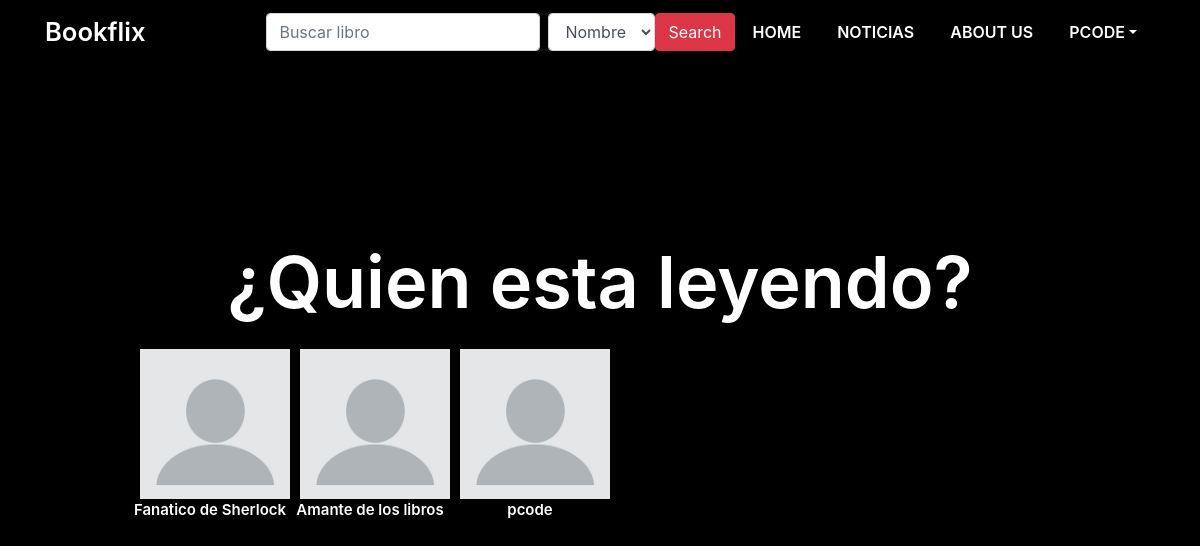
Before: /change_profile/ (signed in) with the older database file.
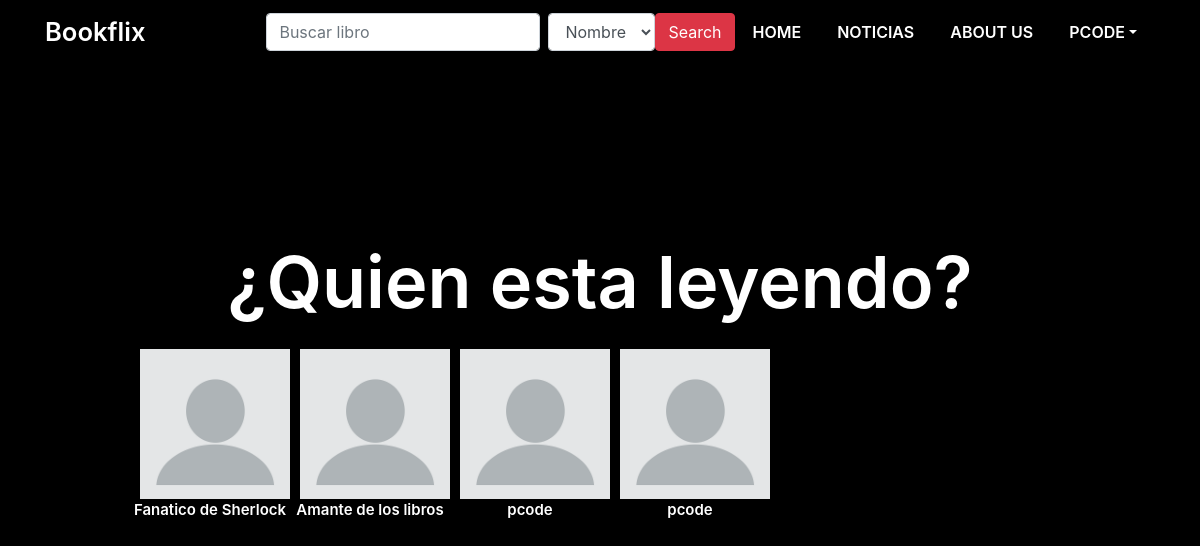
After: the same page with the newer database file.
### gestion_usuario/models.py (models this page shows, shortened)
class Profile(models.Model):
    user = models.ForeignKey(User, on_delete=models.CASCADE, null=True)
    fecha_nacimiento = models.DateField(null=True, blank=True)
    nickname = models.CharField(blank=False, max_length=50, null=True,)
    soyPrincipal = models.BooleanField(default=False)
    foto = models.ImageField(upload_to='static/foto_perfil',null=True, blank=True,default='static/foto_perfil/default.jpg')

### gestion_usuario/views.py (the view)
# urls.py: path('change_profile/', change_profile_view),
@login_required
def change_profile_view(request):
    perfiles = Profile.objects.filter(user=request.user)
    context = {"estoy_en_home": True, "perfiles": perfiles}
    return render(request, "gestion_usuario/change_profile.html", context)

### templates/gestion_usuario/change_profile.html (shortened to what this page needs)
{% extends "padre.html" %}
{% load static %}
{% block content %}
<body id="page-top">
	<div id="home" class="intro route bg-image padre" style="background-color: black;">
		<div class="intro-content display-table">
			<div class="table-cell">
				<div class="container">
					<h1 class="intro-title mb-4">¿Quien esta leyendo?</h1>
					<div class="row intro-title mb-4 " style="margin-left: 85px;" >
						{% for perfil in perfiles %}
						<div  class="column">
							<a href="/change_profile/{{perfil.id}}"><img style="margin-left: 10px;"
									src="../{{perfil.foto}}"  alt="" weight="150" height="150"></a>
							<p style="font-size: 15px;">{{perfil.nickname}}</p>
						</div>
						{% endfor %}
					</div>
				</div>
			</div>
		</div>
	</div>
	{% endblock %}

### templates/padre.html (shortened to what this page needs)
{% load static %}
<!DOCTYPE html>
<html lang="en">
<head>
  {% load bootstrap4 %}
  {% bootstrap_css %}
 <link rel="stylesheet" href="{% static 'css/comentario.css' %}">
  <link href="{% static 'lib/bootstrap/css/bootstrap.min.css' %}" rel="stylesheet">
  <link href="{% static 'lib/font-awesome/css/font-awesome.min.css' %}" rel="stylesheet">
  <link href="{% static 'lib/animate/animate.min.css' %}" rel="stylesheet">
  <link href="{% static 'lib/ionicons/css/ionicons.min.css' %}" rel="stylesheet">
  <link href="{% static 'lib/owlcarousel/assets/owl.carousel.min.css' %}" rel="stylesheet">
  <link href="{% static 'lib/lightbox/css/lightbox.min.css' %}" rel="stylesheet">
  <link href="{% static 'css/style.css' %}" rel="stylesheet">
</head>
{% include "barra.html" %}
{% block content %}
{% endblock %}
</body>
</html>

### templates/barra.html (shortened to what this page needs)
{% load static %}
{% load bootstrap4 %}
{% bootstrap_css %}
<header>
  <body id="page-top">
    <nav class="navbar-expand-md  navbar navbar-b navbar-trans navbar-expand-md fixed-top" id="mainNav">
      <div class="container">
        <a class="navbar-brand js-scroll" href="/">Bookflix</a>
        <div class="navbar-collapse collapse justify-content-end" colo id="navbarDefault" >
          {% if user.is_authenticated %}
          <form   class="form-inline"  action="{% url 'search' %}" method="get" class="form-inline">
            <input  id="id_search" class="form-control mr-sm-2 input-sm" name="q" type="text" name="q" placeholder="Buscar libro" value="{{ request.GET.q }}" class="form-control">
            <select id="filter_field" name="filter" class="form-control ">
                <option value="nombre">Nombre</option>
            </select>
            <input type="submit" value="Search" class="btn btn-danger">
          </form>
          {% endif %}
          <ul class="navbar-nav">
            <li class="nav-item">
              <a class="nav-link js-scroll active" href="/">Home</a>
            </li>
            <li class="nav-item">
              <a class="nav-link js-scroll" href="/news">Noticias</a>
            </li>
            <li class="nav-item">
              <a class="nav-link js-scroll" href="/#contact">About us</a>
            </li>
            {% if not user.is_authenticated %}
            <li class="nav-item">
              <a class="nav-link js-scroll" href="/login">login</a>
            </li>
            <li class="nav-item">
              <a class="nav-link js-scroll" href="/register">Registrarse</a>
            </li>
            {% else %}
            <ul class="nav navbar-nav ml-auto">
              <li class="nav-item dropdown">
                <a href="#" class="nav-link dropdown-toggle" data-toggle="dropdown">{{request.session.nickname}}</a>
              </li>
            </ul>
            {% endif %}
        </div>
    </nav>
</header>

### static/css/style.css (style rules this page uses)
h1, h2, h3, h4, h5, h6 { color: #1e1e1e; }
a { color: #1e1e1e; transition: all 0.5s ease-in-out; }
.bg-image { background-repeat: no-repeat; background-attachment: fixed; background-size: cover; background-position: center center; }
.display-table { width: 100%; height: 100%; display: table; }
.table-cell { display: table-cell; vertical-align: middle; }
.navbar-b { transition: all .5s ease-in-out; background-color: transparent; padding-top: 1.563rem; padding-bottom: 1.563rem; }
.navbar-b.navbar-trans .nav-item, .navbar-b.navbar-reduce .nav-item { position: relative; padding-right: 10px; padding-left: 0; }
.navbar-b.navbar-trans .nav-link, .navbar-b.navbar-reduce .nav-link { color: #fff; text-transform: uppercase; font-weight: 600; }
.navbar-b.navbar-trans .nav-link:before, .navbar-b.navbar-reduce .nav-link:before { content: ''; position: absolute; margin-left: 0px; width: 0%; bottom: 0; left: 0; height: 2px; transition: all 500ms ease; }
.navbar-b.navbar-trans .nav-link:before { background-color: #fff; }
.navbar-b .navbar-brand { color: #fff; font-size: 1.6rem; font-weight: 600; }
.intro { height: 100vh; position: relative; color: #fff; }
.intro .intro-content { text-align: center; position: absolute; }
.intro .intro-title { color: #fff; font-weight: 600; font-size: 3rem; }
@media (min-width: 768px) { .navbar-b.navbar-trans .nav-item, .navbar-b.navbar-reduce .nav-item { padding-left: 10px; } }
@media (min-width: 768px) { .navbar-b.navbar-trans .nav-link:before, .navbar-b.navbar-reduce .nav-link:before { margin-left: 18px; } }
@media (min-width: 768px) { .intro .intro-title { font-size: 4.5rem; } }

Changed rows visible on the page:
added Profile: foto (placeholder picture), nickname "pcode"
